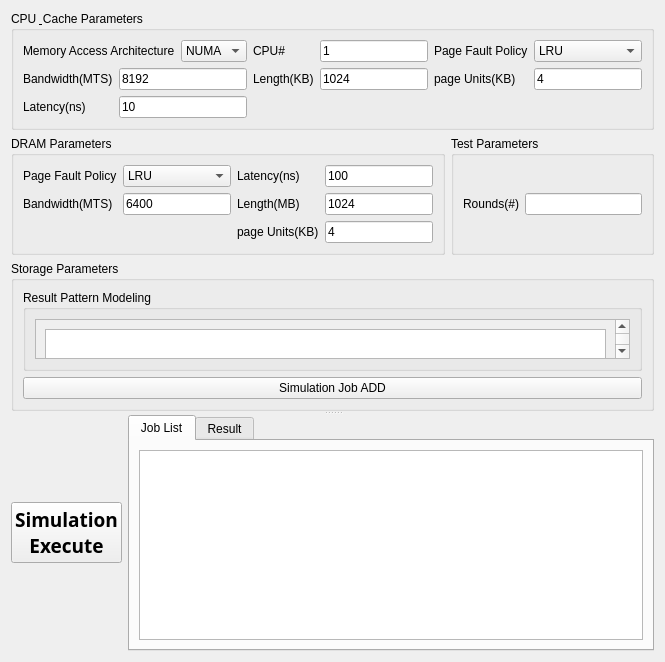
            <widget class="QWidget" name="tab_8">
             <attribute name="title">
              <string>Simulation Parameter</string>
             </attribute>
             <layout class="QVBoxLayout" name="verticalLayout_11">
              <item>
               <widget class="QSplitter" name="splitter_19">
                <property name="orientation">
                 <enum>Qt::Vertical</enum>
                </property>
                <widget class="QWidget" name="layoutWidget">
                 <layout class="QGridLayout" name="gridLayout_12">
                  <item row="0" column="0" colspan="2">
                   <widget class="QGroupBox" name="groupBox_10">
                    <property name="title">
                     <string>CPU &amp; Cache Parameters</string>
                    </property>
                    <layout class="QGridLayout" name="gridLayout_13">
                     <item row="1" column="4">
                      <widget class="QLineEdit" name="edt_sram_length">
                       <property name="text">
                        <string>1024</string>
                       </property>
                      </widget>
                     </item>
                     <item row="2" column="1" colspan="2">
                      <widget class="QLineEdit" name="edt_sram_latency">
                       <property name="text">
                        <string>10</string>
                       </property>
                      </widget>
                     </item>
                     <item row="2" column="0">
                      <widget class="QLabel" name="label_36">
                       <property name="text">
                        <string>Latency(ns)</string>
                       </property>
                      </widget>
                     </item>
                     <item row="1" column="5">
                      <widget class="QLabel" name="label_37">
                       <property name="text">
                        <string>page Units(KB)</string>
                       </property>
                      </widget>
                     </item>
                     <item row="1" column="6">
                      <widget class="QLineEdit" name="edt_cpu_sram_page_unit">
                       <property name="text">
                        <string>4</string>
                       </property>
                      </widget>
                     </item>
                     <item row="0" column="0" colspan="2">
                      <widget class="QLabel" name="label_26">
                       <property name="text">
                        <string>Memory Access Architecture</string>
                       </property>
                      </widget>
                     </item>
                     <item row="0" column="2">
                      <widget class="QComboBox" name="cmb_cpu_architecture">
                       <item>
                        <property name="text">
                         <string>NUMA</string>
                        </property>
                       </item>
                       <item>
                        <property name="text">
                         <string>UMA</string>
                        </property>
                       </item>
                      </widget>
                     </item>
                     <item row="0" column="3">
                      <widget class="QLabel" name="label_27">
                       <property name="text">
                        <string>CPU#</string>
                       </property>
                      </widget>
                     </item>
                     <item row="1" column="0">
                      <widget class="QLabel" name="label_28">
                       <property name="text">
                        <string>Bandwidth(MTS)</string>
                       </property>
                      </widget>
                     </item>
                     <item row="0" column="4">
                      <widget class="QLineEdit" name="edt_cpu_number">
                       <property name="text">
                        <string>1</string>
                       </property>
                      </widget>
                     </item>
                     <item row="1" column="3">
                      <widget class="QLabel" name="label_29">
                       <property name="text">
                        <string>Length(KB)</string>
                       </property>
                      </widget>
                     </item>
                     <item row="1" column="1" colspan="2">
                      <widget class="QLineEdit" name="edt_sram_bandwidth">
                       <property name="text">
                        <string>8192</string>
                       </property>
                      </widget>
                     </item>
                     <item row="0" column="5">
                      <widget class="QLabel" name="label_38">
                       <property name="text">
                        <string>Page Fault Policy</string>
                       </property>
                      </widget>
                     </item>
                     <item row="0" column="6">
                      <widget class="QComboBox" name="cmb_cpu_cahce_policy">
                       <item>
                        <property name="text">
                         <string>LRU</string>
                        </property>
                       </item>
                      </widget>
                     </item>
                    </layout>
                   </widget>
                  </item>
                  <item row="1" column="0">
                   <widget class="QGroupBox" name="groupBox_11">
                    <property name="title">
                     <string>DRAM Parameters</string>
                    </property>
                    <layout class="QGridLayout" name="gridLayout_14">
                     <item row="0" column="4">
                      <widget class="QLineEdit" name="edt_dram_latency">
                       <property name="text">
                        <string>100</string>
                       </property>
                      </widget>
                     </item>
                     <item row="0" column="3">
                      <widget class="QLabel" name="label_35">
                       <property name="text">
                        <string>Latency(ns)</string>
                       </property>
                      </widget>
                     </item>
                     <item row="6" column="4">
                      <widget class="QLineEdit" name="edt_dram_cache_page_unit">
                       <property name="text">
                        <string>4</string>
                       </property>
                      </widget>
                     </item>
                     <item row="0" column="1">
                      <widget class="QComboBox" name="cmb_dram_page_fault_policy">
                       <item>
                        <property name="text">
                         <string>LRU</string>
                        </property>
                       </item>
                       <item>
                        <property name="text">
                         <string>FIFO</string>
                        </property>
                       </item>
                       <item>
                        <property name="text">
                         <string>OPT</string>
                        </property>
                       </item>
                       <item>
                        <property name="text">
                         <string>LFU</string>
                        </property>
                       </item>
                      </widget>
                     </item>
                     <item row="0" column="0">
                      <widget class="QLabel" name="label_32">
                       <property name="text">
                        <string>Page Fault Policy</string>
                       </property>
                      </widget>
                     </item>
                     <item row="6" column="3">
                      <widget class="QLabel" name="label_33">
                       <property name="text">
                        <string>page Units(KB)</string>
                       </property>
                      </widget>
                     </item>
                     <item row="1" column="0">
                      <widget class="QLabel" name="label_30">
                       <property name="text">
                        <string>Bandwidth(MTS)</string>
                       </property>
                      </widget>
                     </item>
                     <item row="1" column="3">
                      <widget class="QLabel" name="label_31">
                       <property name="text">
                        <string>Length(MB)</string>
                       </property>
                      </widget>
                     </item>
                     <item row="1" column="1">
                      <widget class="QLineEdit" name="edt_dram__bandwidth">
                       <property name="text">
                        <string>6400</string>
                       </property>
                      </widget>
                     </item>
                     <item row="1" column="4">
                      <widget class="QLineEdit" name="edt_dram_length">
                       <property name="text">
                        <string>1024</string>
                       </property>
                      </widget>
                     </item>
                    </layout>
                   </widget>
                  </item>
                  <item row="1" column="1">
                   <layout class="QHBoxLayout" name="horizontalLayout_6">
                    <item>
                     <widget class="QGroupBox" name="groupBox_14">
                      <property name="title">
                       <string>Test Parameters</string>
                      </property>
                      <layout class="QHBoxLayout" name="horizontalLayout_9">
                       <item>
                        <widget class="QLabel" name="label_22">
                         <property name="text">
                          <string>Rounds(#)</string>
                         </property>
                        </widget>
                       </item>
                       <item>
                        <widget class="QLineEdit" name="edt_simulation_rounds"/>
                       </item>
                      </layout>
                     </widget>
                    </item>
                   </layout>
                  </item>
                  <item row="2" column="0" colspan="2">
                   <widget class="QGroupBox" name="groupBox_12">
                    <property name="maximumSize">
                     <size>
                      <width>16777215</width>
                      <height>150</height>
                     </size>
                    </property>
                    <property name="title">
                     <string>Storage Parameters</string>
                    </property>
                    <layout class="QVBoxLayout" name="verticalLayout_16">
                     <item>
                      <widget class="QGroupBox" name="groupBox_9">
                       <property name="maximumSize">
                        <size>
                         <width>16777215</width>
                         <height>150</height>
                        </size>
                       </property>
                       <property name="title">
                        <string>Result Pattern Modeling</string>
                       </property>
                       <layout class="QVBoxLayout" name="verticalLayout_14">
                        <item>
                         <widget class="QScrollArea" name="scrollArea_3">
                          <property name="widgetResizable">
                           <bool>true</bool>
                          </property>
                          <widget class="QWidget" name="scrollAreaWidgetContents_3">
                           <property name="geometry">
                            <rect>
                             <x>0</x>
                             <y>0</y>
                             <width>791</width>
                             <height>89</height>
                            </rect>
                           </property>
                           <layout class="QHBoxLayout" name="horizontalLayout_4">
                            <item>
                             <widget class="QTableWidget" name="tbl_pattern_model_result_2"/>
                            </item>
                           </layout>
                          </widget>
                         </widget>
                        </item>
                       </layout>
                      </widget>
                     </item>
                     <item>
                      <widget class="QPushButton" name="btn_simulation_job_add">
                       <property name="text">
                        <string>Simulation Job ADD</string>
                       </property>
                      </widget>
                     </item>
                    </layout>
                   </widget>
                  </item>
                 </layout>
                </widget>
                <widget class="QWidget" name="layoutWidget">
                 <layout class="QHBoxLayout" name="horizontalLayout_12">
                  <item>
                   <widget class="QPushButton" name="btn_simulation_execute">
                    <property name="font">
                     <font>
                      <family>Agency FB</family>
                      <pointsize>14</pointsize>
                      <weight>75</weight>
                      <bold>true</bold>
                     </font>
                    </property>
                    <property name="text">
                     <string>Simulation
Execute</string>
                    </property>
                   </widget>
                  </item>
                  <item>
                   <widget class="QTabWidget" name="tabWidget_7">
                    <property name="currentIndex">
                     <number>0</number>
                    </property>
                    <widget class="QWidget" name="tab_23">
                     <attribute name="title">
                      <string>Job List</string>
                     </attribute>
                     <layout class="QVBoxLayout" name="verticalLayout_18">
                      <item>
                       <widget class="QTableWidget" name="tbl_sim_model_job_list"/>
                      </item>
                     </layout>
                    </widget>
                    <widget class="QWidget" name="tab_24">
                     <attribute name="title">
                      <string>Result</string>
                     </attribute>
                     <layout class="QHBoxLayout" name="horizontalLayout_8">
                      <item>
                       <widget class="QPlainTextEdit" name="txt_res_simulation"/>
                      </item>
                     </layout>
                    </widget>
                   </widget>
                  </item>
                 </layout>
                </widget>
               </widget>
              </item>
             </layout>
            </widget>
